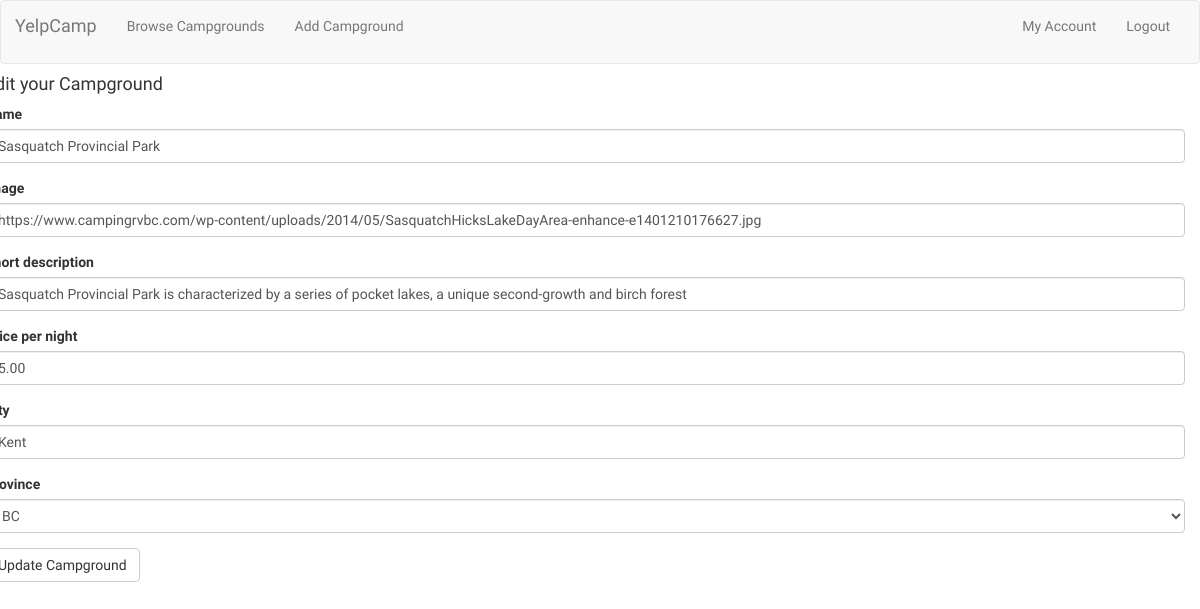
/campgrounds/update/2/ (signed in), run on the app's committed database.
### campgrounds/models.py (models this page shows, shortened)
class Campground(models.Model):
	author = models.ForeignKey('auth.User' , related_name='submitted_campgrounds')
	name = models.CharField(max_length=128, blank=False, unique=True)
	image = models.URLField(blank=False)
	short_description = models.CharField(max_length=128)
	price_per_night = models.DecimalField(max_digits=5, decimal_places=2, blank=True)
	city = models.CharField(max_length=56, blank=True, unique=False)
	PROVINCES = (
		('British Columbia', 'BC'),
		('Alberta','AB'),
		('Saskatchewan','SK'),
		('Manitoba','MB'),
		('Ontario','ON'),
		('Quebec','QC'),
		('New Brunswick','NB'),
		('Newfoundland and Labrador','NL'),
		('Nova Scotia','NS'),
		('Prince Edward Island','PEI'),
		('Yukon','YK'),
		('Northwest Territories','NT'),
		('Nunavut','NU'),
	)
	province = models.CharField(max_length=56, blank=False, unique=False, choices=PROVINCES, default='BC')
	def __init__(self, *args, **kwargs):
	    super(Campground, self).__init__(*args, **kwargs)

### campgrounds/views.py (the view)
# urls.py: url(r'^update/(?P<pk>\d+)/$', views.UpdateCampground.as_view(), name='update'),
class UpdateCampground(LoginRequiredMixin, generic.UpdateView):
	model = Campground
	fields = ('name', 'image', 'short_description', 'price_per_night', 'city', 'province')
	template_name_suffix = '_update_form'

### campgrounds/templates/campgrounds/campground_update_form.html (shortened to what this page needs)
{% extends 'campgrounds/campground_base.html' %}
{% load bootstrap3 %}
{% block camp %}
	<h4>Edit your Campground</h4>
	<form method="POST">
		{% bootstrap_form form %}
		<input type="submit" value="Update Campground" class="btn btn-default">
	</form>
{% endblock %}

### static/YelpCamp/css/master.css (style rules this page uses)
body { font-family: Raleway; }

### data on the page
Campground: name "Sasquatch Provincial Park", image "https://www.campingrvbc.com/wp-content/uploads/2014/05/SasquatchHicksLakeDayArea-enhance-e1401210176627.jpg", short_description "Sasquatch Provincial Park is characterized by a series of pocket lakes, a unique second-growth and birch forest", price_per_night "5.00", city "Kent", province "BC"
